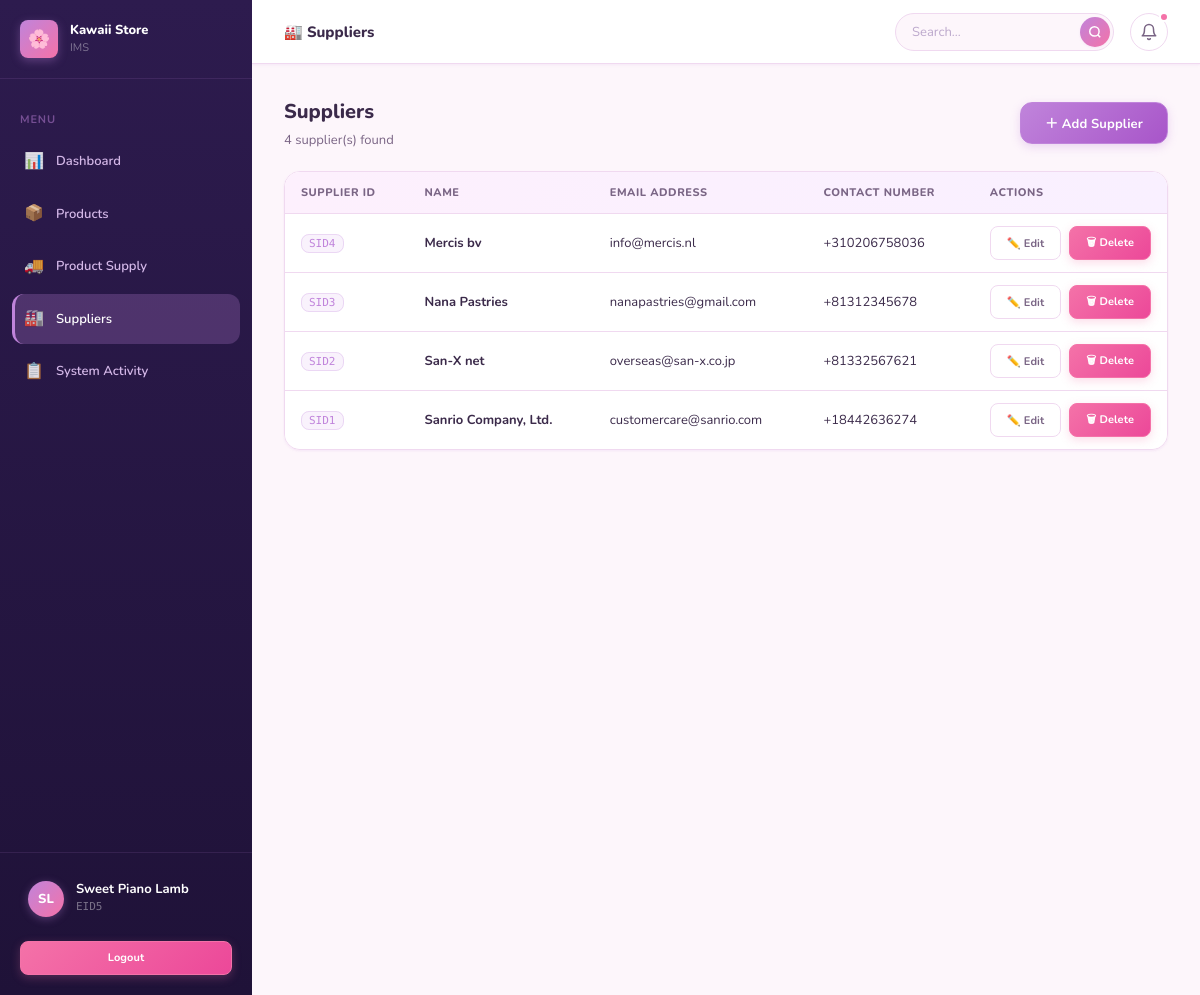
/dashboard.php?tab=suppliers (signed in), run on the app's committed database.
### tables this page shows
CREATE TABLE `employees` (
  `employee_id` varchar(10) NOT NULL,
  `id` int(11) NOT NULL,
  `first_name` varchar(50) NOT NULL,
  `last_name` varchar(50) NOT NULL,
  `email_address` varchar(50) NOT NULL,
  `contact_number` varchar(20) NOT NULL,
  `username` varchar(25) NOT NULL,
  `password` varchar(255) NOT NULL,
  `reset_token` varchar(64) DEFAULT NULL,
  `token_expiry` datetime DEFAULT NULL,
  `created_at` datetime DEFAULT current_timestamp()
);

CREATE TABLE `suppliers` (
  `supplier_id` varchar(10) NOT NULL,
  `id` int(11) NOT NULL,
  `name` varchar(50) NOT NULL,
  `email_address` varchar(100) NOT NULL,
  `contact_number` varchar(20) NOT NULL,
  `created_at` datetime DEFAULT current_timestamp()
);

### dashboard.php (the view, shortened to what the rows shown need)
<?php
require_once 'config/db.php';
class security_helper {
    public static function xss_clean($data) {
        $data = htmlspecialchars($data, ENT_QUOTES | ENT_SUBSTITUTE | ENT_HTML5, 'UTF-8');
        return preg_replace('/[\x00-\x08\x0B\x0C\x0E-\x1F\x7F]/', '', $data);
    }
}
class product_manager {
    private $pdo;
    public function __construct($pdo_instance) {
        $this->pdo = $pdo_instance;
    }
    public function fetch_all_with_filters($search = '') {
        return $this->pdo->query("SELECT * FROM products ORDER BY created_at DESC")->fetchAll();
    }
    public function count_total() {
        return (int) $this->pdo->query("SELECT COUNT(*) FROM products")->fetchColumn();
    }
    public function count_low_stock() {
        return (int) $this->pdo->query("SELECT COUNT(*) FROM products WHERE stock < 10")->fetchColumn();
    }
}
class product_supply_manager {
    private $pdo;
    public function __construct($pdo_instance) {
        $this->pdo = $pdo_instance;
    }
    public function fetch_all_with_filters($search = '') {
        $sql = "SELECT ps.*, p.name AS product_name, s.name AS supplier_name
                FROM products_supply ps
                LEFT JOIN products p ON ps.product_id = p.product_id
                LEFT JOIN suppliers s ON ps.supplier_id = s.supplier_id
                ORDER BY ps.delivery_date DESC";
        return $this->pdo->query($sql)->fetchAll();
    }
    public function count_total() {
        try {
            return (int) $this->pdo->query("SELECT COUNT(*) FROM products_supply")->fetchColumn();
        } catch (PDOException $e) {
            return 0;
        }
    }
}
class supplier_manager {
    private $pdo;
    public function __construct($pdo_instance) {
        $this->pdo = $pdo_instance;
    }
    public function fetch_all_with_filters($search = '') {
        return $this->pdo->query("SELECT * FROM suppliers ORDER BY name ASC")->fetchAll();
    }
    public function count_total() {
        return (int) $this->pdo->query("SELECT COUNT(*) FROM suppliers")->fetchColumn();
    }
}
class profile_manager {
    private $pdo;
    public function __construct($pdo_instance) {
        $this->pdo = $pdo_instance;
    }
    public function fetch_profile($user_id) {
        $stmt = $this->pdo->prepare("SELECT * FROM employees WHERE id = :user_id");
        $stmt->execute(['user_id' => $user_id]);
        return $stmt->fetch(PDO::FETCH_ASSOC);
    }
}
class dashboard_controller {
    private $product_mgr;
    private $supply_mgr;
    private $supplier_mgr;
    private $profile_mgr;
    public function __construct($pdo_instance) {
        $this->product_mgr  = new product_manager($pdo_instance);
        $this->supply_mgr   = new product_supply_manager($pdo_instance);
        $this->supplier_mgr = new supplier_manager($pdo_instance);
        $this->profile_mgr  = new profile_manager($pdo_instance);
    }
    public function get_products($search = '') { return $this->product_mgr->fetch_all_with_filters($search); }
    public function get_suppliers($search = '') { return $this->supplier_mgr->fetch_all_with_filters($search); }
    public function get_profile()               { return $this->profile_mgr->fetch_profile($_SESSION['user_id']); }
    public function get_stats() {
        return [
            'total_products'  => $this->product_mgr->count_total(),
            'total_suppliers' => $this->supplier_mgr->count_total(),
            'total_supplies'  => $this->supply_mgr->count_total(),
            'low_stock'       => $this->product_mgr->count_low_stock(),
        ];
    }
}
$controller = new dashboard_controller($pdo);
$controller->handle_post_requests();
$active_tab    = $_GET['tab'] ?? 'dashboard';
$search_query  = trim($_GET['search'] ?? '');
$products_list  = $controller->get_products($search_query);
$suppliers_list = $controller->get_suppliers($search_query);
$profile_data   = $controller->get_profile();
$stats          = $controller->get_stats();
$display_name = trim(($profile_data['first_name'] ?? $_SESSION['first_name'] ?? '') . ' ' . ($profile_data['last_name'] ?? $_SESSION['last_name'] ?? ''));
$initials = strtoupper(substr($profile_data['first_name'] ?? $_SESSION['first_name'] ?? 'U', 0, 1) . substr($profile_data['last_name'] ?? $_SESSION['last_name'] ?? '', 0, 1));
?>
<!DOCTYPE html>
<html lang="en">
<head>
    <link rel="stylesheet" href="assets/style.css">
</head>
<body>
<div class="dashboard-layout">
    <div class="sidebar">
        <div class="sidebar_footer">
            <div class="sidebar_user" onclick="document.getElementById('dlg_profile').classList.add('is-open')" title="Edit your profile">
                <div class="sidebar_user-avatar"><?php echo security_helper::xss_clean($initials); ?></div>
                <div>
                    <div class="sidebar_user-name"><?php echo security_helper::xss_clean($display_name); ?></div>
                    <div class="sidebar_user-id"><?php echo security_helper::xss_clean($_SESSION['employee_id']); ?></div>
                </div>
            </div>
        </div>
    </div>
    <div class="main-content">
        <div class="content-area">
            <?php if ($active_tab === 'dashboard'): ?>
            <div class="page-section">
                <div class="section-header">
                    <div>
                        <div class="section-title">Welcome back, <?php echo security_helper::xss_clean($profile_data['first_name'] ?? $_SESSION['first_name'] ?? 'there'); ?>!</div>
                        <div class="section-subtitle">Here's what's happening in your store today.</div>
                    </div>
                </div>
                <div class="stat-cards">
                    <div class="stat-card stat-card--purple">
                        <div class="stat-card_icon">📦</div>
                        <div class="stat-card_label">Total Products</div>
                        <div class="stat-card_value"><?php echo $stats['total_products']; ?></div>
                        <div class="stat-card_sub">items in inventory</div>
                    </div>
                    <div class="stat-card stat-card--pink">
                        <div class="stat-card_icon">🚚</div>
                        <div class="stat-card_label">Supply Records</div>
                        <div class="stat-card_value"><?php echo $stats['total_supplies']; ?></div>
                        <div class="stat-card_sub">supply entries logged</div>
                    </div>
                    <div class="stat-card stat-card--blue">
                        <div class="stat-card_icon">🏭</div>
                        <div class="stat-card_label">Suppliers</div>
                        <div class="stat-card_value"><?php echo $stats['total_suppliers']; ?></div>
                        <div class="stat-card_sub">registered partners</div>
                    </div>
                    <div class="stat-card stat-card--mint">
                        <div class="stat-card_icon">⚠️</div>
                        <div class="stat-card_label">Low Stock Items</div>
                        <div class="stat-card_value"><?php echo $stats['low_stock']; ?></div>
                        <div class="stat-card_sub">below 10 units</div>
                    </div>
                </div>
                <div class="card mb-6">
                    <div class="card_header">
                        <span class="card_title">Recent Products</span>
                        <a href="?tab=products" class="btn btn--ghost btn--sm">View All →</a>
                    </div>
                    <div class="table-wrapper" style="border:none; border-radius:0; box-shadow:none;">
                        <table class="data-table">
                            <thead>
                                <tr>
                                    <th>Product ID</th>
                                    <th>Name</th>
                                    <th>Brand / Model</th>
                                    <th>Stock</th>
                                    <th>Expiry Date</th>
                                </tr>
                            </thead>
                            <tbody>
                                <?php
                                $recent = array_slice($products_list, 0, 5);
                                if (empty($recent)): ?>
                                    <tr><td colspan="5" class="table-empty"><div class="table-empty_icon">🌸</div><div class="table-empty_text">No products yet.</div></td></tr>
                                <?php else: foreach ($recent as $prod): ?>
                                    <tr>
                                        <td><span class="mono-id"><?php echo security_helper::xss_clean($prod['product_id']); ?></span></td>
                                        <td><strong><?php echo security_helper::xss_clean($prod['name']); ?></strong></td>
                                        <td><?php echo security_helper::xss_clean($prod['brand'] . ' ' . $prod['model']); ?></td>
                                        <td>
                                            <?php $stock_badge = (int)$prod['stock'] < 10 ? 'badge--low-stock' : 'badge--ok'; ?>
                                            <span class="badge <?php echo $stock_badge; ?>"><?php echo security_helper::xss_clean($prod['stock']); ?> units</span>
                                        </td>
                                        <td><?php echo security_helper::xss_clean($prod['expiry_date']); ?></td>
                                    </tr>
                                <?php endforeach; endif; ?>
                            </tbody>
                        </table>
                    </div>
                </div>
                <div class="card">
                    <div class="card_header">
                        <span class="card_title">Registered Suppliers</span>
                        <a href="?tab=suppliers" class="btn btn--ghost btn--sm">View All →</a>
                    </div>
                    <div class="table-wrapper" style="border:none; border-radius:0; box-shadow:none;">
                        <table class="data-table">
                            <thead>
                                <tr>
                                    <th>Supplier ID</th>
                                    <th>Name</th>
                                    <th>Email</th>
                                    <th>Contact</th>
                                </tr>
                            </thead>
                            <tbody>
                                <?php
                                $recent_sup = array_slice($suppliers_list, 0, 5);
                                if (empty($recent_sup)): ?>
                                    <tr><td colspan="4" class="table-empty"><div class="table-empty_icon">🏭</div><div class="table-empty_text">No suppliers yet.</div></td></tr>
                                <?php else: foreach ($recent_sup as $sup): ?>
                                    <tr>
                                        <td><span class="mono-id"><?php echo security_helper::xss_clean($sup['supplier_id']); ?></span></td>
                                        <td><strong><?php echo security_helper::xss_clean($sup['name']); ?></strong></td>
                                        <td><?php echo security_helper::xss_clean($sup['email_address']); ?></td>
                                        <td><?php echo security_helper::xss_clean($sup['contact_number']); ?></td>
                                    </tr>
                                <?php endforeach; endif; ?>
                            </tbody>
                        </table>
                    </div>
                </div>
            </div>
            <?php elseif ($active_tab === 'suppliers'): ?>
            <div class="page-section">
                <div class="table-wrapper">
                    <table class="data-table">
                        <thead>
                            <tr>
                                <th>Supplier ID</th>
                                <th>Name</th>
                                <th>Email Address</th>
                                <th>Contact Number</th>
                                <th class="col-actions">Actions</th>
                            </tr>
                        </thead>
                        <tbody>
                            <?php if (empty($suppliers_list)): ?>
                                <tr><td colspan="5" class="table-empty">
                                    <div class="table-empty_icon">🏭</div>
                                    <div class="table-empty_text">No suppliers registered yet.</div>
                                </td></tr>
                            <?php else: foreach ($suppliers_list as $sup): ?>
                                <tr>
                                    <td><span class="mono-id"><?php echo security_helper::xss_clean($sup['supplier_id']); ?></span></td>
                                    <td><strong><?php echo security_helper::xss_clean($sup['name']); ?></strong></td>
                                    <td><?php echo security_helper::xss_clean($sup['email_address']); ?></td>
                                    <td><?php echo security_helper::xss_clean($sup['contact_number']); ?></td>
                                    <td class="col-actions">
                                        <div class="table-actions">
                                            <button class="btn btn--ghost btn--sm" onclick="open_edit_supplier(
                                                '<?php echo security_helper::xss_clean($sup['supplier_id']); ?>',
                                                '<?php echo addslashes(security_helper::xss_clean($sup['name'])); ?>',
                                                '<?php echo addslashes(security_helper::xss_clean($sup['email_address'])); ?>',
                                                '<?php echo security_helper::xss_clean($sup['contact_number']); ?>'
                                            )">✏️ Edit</button>
                                            <form action="" method="POST" onsubmit="return confirm('Delete this supplier?');" style="display:inline;">
                                                <button type="submit" name="btn_delete_supplier" class="btn btn--danger btn--sm">🗑 Delete</button>
                                            </form>
                                        </div>
                                    </td>
                                </tr>
                            <?php endforeach; endif; ?>
                        </tbody>
                    </table>
                </div>
            </div>
            <?php endif; ?>
        </div>
    </div>
</div>
</body>
</html>

### data on the page
employees: security_helper::xss_clean($initials) "SL", security_helper::xss_clean($display_name) "Sweet Piano Lamb"
suppliers: supplier_id "SID4", name "Mercis bv", email_address "info@mercis.nl", contact_number "+310206758036"
suppliers: supplier_id "SID3", name "Nana Pastries", email_address "nanapastries@gmail.com", contact_number "+81312345678"
suppliers: supplier_id "SID2", name "San-X net", email_address "overseas@san-x.co.jp", contact_number "+81332567621"
suppliers: supplier_id "SID1", name "Sanrio Company, Ltd.", email_address "customercare@sanrio.com", contact_number "+18442636274"

### other printed values
security_helper::xss_clean($_SESSION['employee_id']) "EID5"
$tab_titles[$active_tab] "🏭 Suppliers"
count($suppliers_list) "4"
